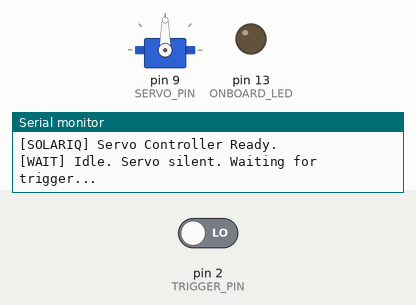
This sketch was run on a simulated Arduino Uno, built with avr-gcc and run on an emulated ATmega328P. Shown: servo, output pins drawn as LEDs (lit = HIGH), the last lines printed to the serial monitor. The inputs (shaded band) are chosen by the test bench; at power-on: pin 2 (TRIGGER_PIN) LOW.

Above: at 1.2 s.
1.3 s: pin 2 (TRIGGER_PIN) driven HIGH
At 2.4 s:
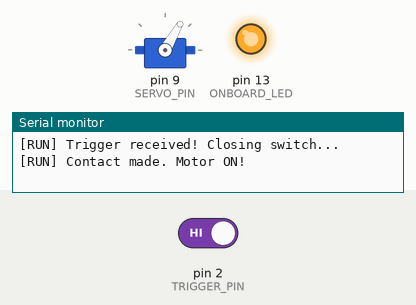
At 12.5 s:
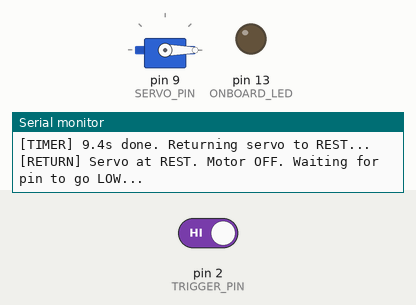
Timing chart, 0 to 12.8 s (numbered marks = the images above; inputs shaded):
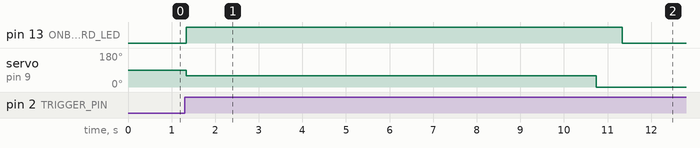

The sketch:

arduino-servo-code.ino
```cpp
#include <Servo.h>

const uint8_t TRIGGER_PIN = 2;
const uint8_t SERVO_PIN   = 9;
const uint8_t ONBOARD_LED = 13;

const int REST_ANGLE    = 0;
const int CONTACT_ANGLE = 60;

enum State { WAIT_FOR_TRIGGER, RUNNING, RETURNING };
State state = WAIT_FOR_TRIGGER;

unsigned long actionStartTime = 0;
const unsigned long RUN_DURATION_MS = 9400UL;

Servo switchServo;

void moveToAngle(int angle) {
  switchServo.attach(SERVO_PIN);
  switchServo.write(angle);
  delay(600);
  switchServo.detach();
}

void setup() {
  Serial.begin(9600);
  Serial.println("\n[SOLARIQ] Servo Controller Ready.");

  pinMode(TRIGGER_PIN, INPUT);
  pinMode(ONBOARD_LED, OUTPUT);
  digitalWrite(ONBOARD_LED, LOW);

  switchServo.attach(SERVO_PIN);
  switchServo.detach();

  Serial.println("[WAIT] Idle. Servo silent. Waiting for trigger...");
}

void loop() {
  int triggerState = digitalRead(TRIGGER_PIN);

  switch (state) {

    case WAIT_FOR_TRIGGER:
      if (triggerState == HIGH) {
        delay(30);
        if (digitalRead(TRIGGER_PIN) == HIGH) {
          state = RUNNING;
          actionStartTime = millis();
          digitalWrite(ONBOARD_LED, HIGH);
          Serial.println("\n[RUN] Trigger received! Closing switch...");
          moveToAngle(CONTACT_ANGLE);
          Serial.println("[RUN] Contact made. Motor ON!");
        }
      }
      break;

    case RUNNING:
      if (millis() - actionStartTime >= RUN_DURATION_MS) {
        state = RETURNING;
        Serial.println("[TIMER] 9.4s done. Returning servo to REST...");
        moveToAngle(REST_ANGLE);
        digitalWrite(ONBOARD_LED, LOW);
        Serial.println("[RETURN] Servo at REST. Motor OFF. Waiting for pin to go LOW...");
      }
      break;

    case RETURNING:
      if (triggerState == LOW) {
        state = WAIT_FOR_TRIGGER;
        Serial.println("[READY] Pin LOW confirmed. Ready for next command!\n");
      }
      break;
  }

  delay(20);
}
```

Measured:
- after the input at 1.3 s, pin 13 (ONBOARD_LED): LOW → HIGH at once, → LOW 10.0 s later; servo on pin 9 (SERVO_PIN): 90° → 60° at once, → 0° 9.4 s later
